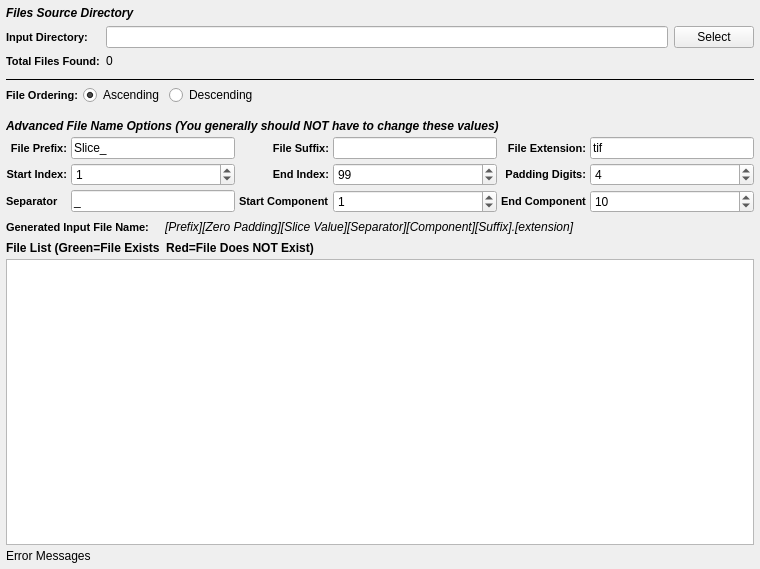
<?xml version="1.0" encoding="UTF-8"?>
<ui version="4.0">
 <class>ImportVectorImageStackWidget</class>
 <widget class="QWidget" name="ImportVectorImageStackWidget">
  <property name="geometry">
   <rect>
    <x>0</x>
    <y>0</y>
    <width>760</width>
    <height>569</height>
   </rect>
  </property>
  <property name="title" stdset="0">
   <string>Image Stack Import</string>
  </property>
  <layout class="QGridLayout" name="gridLayout_3">
   <property name="leftMargin">
    <number>6</number>
   </property>
   <property name="topMargin">
    <number>0</number>
   </property>
   <property name="rightMargin">
    <number>6</number>
   </property>
   <property name="bottomMargin">
    <number>6</number>
   </property>
   <property name="spacing">
    <number>4</number>
   </property>
   <item row="5" column="0">
    <widget class="QLabel" name="label_58">
     <property name="styleSheet">
      <string notr="true">QLabel 
{
	font-style: italic;font-weight: bold;
font-size: 12px;
}</string>
     </property>
     <property name="text">
      <string>Advanced File Name Options (You generally should NOT have to change these values)</string>
     </property>
    </widget>
   </item>
   <item row="4" column="0">
    <layout class="QGridLayout" name="gridLayout_2">
     <property name="bottomMargin">
      <number>10</number>
     </property>
     <item row="0" column="2">
      <widget class="QRadioButton" name="orderAscending">
       <property name="text">
        <string>Ascending</string>
       </property>
       <property name="checked">
        <bool>true</bool>
       </property>
      </widget>
     </item>
     <item row="0" column="1">
      <widget class="QLabel" name="label_9">
       <property name="styleSheet">
        <string notr="true">QLabel {
font-weight: bold;
font-size: 11px;
}</string>
       </property>
       <property name="text">
        <string>File Ordering:</string>
       </property>
      </widget>
     </item>
     <item row="0" column="3">
      <widget class="QRadioButton" name="orderDescending">
       <property name="text">
        <string>Descending</string>
       </property>
      </widget>
     </item>
     <item row="0" column="4">
      <spacer name="horizontalSpacer">
       <property name="orientation">
        <enum>Qt::Horizontal</enum>
       </property>
       <property name="sizeHint" stdset="0">
        <size>
         <width>40</width>
         <height>20</height>
        </size>
       </property>
      </spacer>
     </item>
    </layout>
   </item>
   <item row="3" column="0">
    <widget class="Line" name="line_9">
     <property name="frameShadow">
      <enum>QFrame::Plain</enum>
     </property>
     <property name="orientation">
      <enum>Qt::Horizontal</enum>
     </property>
    </widget>
   </item>
   <item row="8" column="0">
    <widget class="QLabel" name="label_57">
     <property name="font">
      <font>
       <weight>75</weight>
       <italic>false</italic>
       <bold>true</bold>
      </font>
     </property>
     <property name="text">
      <string>File List (Green=File Exists  Red=File Does NOT Exist)</string>
     </property>
    </widget>
   </item>
   <item row="0" column="0">
    <layout class="QGridLayout" name="widgetLayout">
     <property name="topMargin">
      <number>6</number>
     </property>
     <property name="bottomMargin">
      <number>6</number>
     </property>
     <property name="spacing">
      <number>6</number>
     </property>
     <item row="0" column="0" colspan="3">
      <widget class="QLabel" name="label_5">
       <property name="styleSheet">
        <string notr="true">QLabel 
{
	font-style: italic;font-weight: bold;
font-size: 12px;
}</string>
       </property>
       <property name="text">
        <string>Files Source Directory</string>
       </property>
      </widget>
     </item>
     <item row="1" column="0">
      <widget class="QLabel" name="label_29">
       <property name="toolTip">
        <string>The directory that contains the .ang or .ctf files</string>
       </property>
       <property name="styleSheet">
        <string notr="true">QLabel {
font-weight: bold;
font-size: 11px;
}</string>
       </property>
       <property name="text">
        <string>Input Directory:</string>
       </property>
      </widget>
     </item>
     <item row="1" column="1">
      <widget class="QtSLineEdit" name="inputDir"/>
     </item>
     <item row="1" column="2">
      <widget class="QPushButton" name="inputDirBtn">
       <property name="text">
        <string>Select</string>
       </property>
      </widget>
     </item>
     <item row="2" column="0">
      <widget class="QLabel" name="label_47">
       <property name="styleSheet">
        <string notr="true">QLabel {
font-weight: bold;
font-size: 11px;
}</string>
       </property>
       <property name="text">
        <string>Total Files Found:</string>
       </property>
      </widget>
     </item>
     <item row="2" column="1">
      <widget class="QLabel" name="totalSlices">
       <property name="text">
        <string>0</string>
       </property>
      </widget>
     </item>
    </layout>
   </item>
   <item row="10" column="0">
    <widget class="QLabel" name="errorMessage">
     <property name="text">
      <string>Error Messages</string>
     </property>
    </widget>
   </item>
   <item row="9" column="0">
    <widget class="QListWidget" name="fileListView">
     <property name="sizePolicy">
      <sizepolicy hsizetype="Expanding" vsizetype="MinimumExpanding">
       <horstretch>0</horstretch>
       <verstretch>0</verstretch>
      </sizepolicy>
     </property>
     <property name="toolTip">
      <string>The list of files that will be imported in the order they will be imported into the HDF5 Ebsd File</string>
     </property>
    </widget>
   </item>
   <item row="7" column="0">
    <layout class="QHBoxLayout" name="_6">
     <item>
      <widget class="QLabel" name="label_17">
       <property name="styleSheet">
        <string notr="true">QLabel {
font-weight: bold;
font-size: 11px;
}</string>
       </property>
       <property name="text">
        <string>Generated Input File Name:</string>
       </property>
      </widget>
     </item>
     <item>
      <spacer name="horizontalSpacer_24">
       <property name="orientation">
        <enum>Qt::Horizontal</enum>
       </property>
       <property name="sizeType">
        <enum>QSizePolicy::Fixed</enum>
       </property>
       <property name="sizeHint" stdset="0">
        <size>
         <width>12</width>
         <height>20</height>
        </size>
       </property>
      </spacer>
     </item>
     <item>
      <widget class="QLabel" name="generatedFileNameExample">
       <property name="font">
        <font>
         <italic>true</italic>
        </font>
       </property>
       <property name="text">
        <string>[Prefix][Zero Padding][Slice Value][Separator][Component][Suffix].[extension]</string>
       </property>
      </widget>
     </item>
     <item>
      <spacer name="horizontalSpacer_25">
       <property name="orientation">
        <enum>Qt::Horizontal</enum>
       </property>
       <property name="sizeHint" stdset="0">
        <size>
         <width>40</width>
         <height>20</height>
        </size>
       </property>
      </spacer>
     </item>
    </layout>
   </item>
   <item row="6" column="0">
    <layout class="QGridLayout" name="gridLayout_20">
     <item row="1" column="0">
      <widget class="QLabel" name="label_50">
       <property name="styleSheet">
        <string notr="true">QLabel {
font-weight: bold;
font-size: 11px;
}</string>
       </property>
       <property name="text">
        <string>Start Index:</string>
       </property>
       <property name="alignment">
        <set>Qt::AlignRight|Qt::AlignTrailing|Qt::AlignVCenter</set>
       </property>
      </widget>
     </item>
     <item row="1" column="1">
      <widget class="QSpinBox" name="startIndex">
       <property name="minimumSize">
        <size>
         <width>75</width>
         <height>0</height>
        </size>
       </property>
       <property name="toolTip">
        <string>Which file index to start the import at.</string>
       </property>
       <property name="maximum">
        <number>1000000</number>
       </property>
       <property name="value">
        <number>1</number>
       </property>
      </widget>
     </item>
     <item row="1" column="2">
      <widget class="QLabel" name="label_51">
       <property name="styleSheet">
        <string notr="true">QLabel {
font-weight: bold;
font-size: 11px;
}</string>
       </property>
       <property name="text">
        <string>End Index:</string>
       </property>
       <property name="alignment">
        <set>Qt::AlignRight|Qt::AlignTrailing|Qt::AlignVCenter</set>
       </property>
      </widget>
     </item>
     <item row="1" column="3">
      <widget class="QSpinBox" name="endIndex">
       <property name="minimumSize">
        <size>
         <width>75</width>
         <height>0</height>
        </size>
       </property>
       <property name="toolTip">
        <string>The file index to stop the import at. (Inclusive)</string>
       </property>
       <property name="maximum">
        <number>1000000</number>
       </property>
       <property name="value">
        <number>99</number>
       </property>
      </widget>
     </item>
     <item row="1" column="4">
      <widget class="QLabel" name="label_21">
       <property name="styleSheet">
        <string notr="true">QLabel {
font-weight: bold;
font-size: 11px;
}</string>
       </property>
       <property name="text">
        <string>Padding Digits:</string>
       </property>
       <property name="alignment">
        <set>Qt::AlignRight|Qt::AlignTrailing|Qt::AlignVCenter</set>
       </property>
      </widget>
     </item>
     <item row="1" column="5">
      <widget class="QSpinBox" name="totalDigits">
       <property name="toolTip">
        <string>The number of digits to allow for the slice index.</string>
       </property>
       <property name="value">
        <number>4</number>
       </property>
      </widget>
     </item>
     <item row="0" column="0">
      <widget class="QLabel" name="label_32">
       <property name="styleSheet">
        <string notr="true">QLabel {
font-weight: bold;
font-size: 11px;
}</string>
       </property>
       <property name="text">
        <string>File Prefix:</string>
       </property>
       <property name="alignment">
        <set>Qt::AlignRight|Qt::AlignTrailing|Qt::AlignVCenter</set>
       </property>
      </widget>
     </item>
     <item row="0" column="1">
      <widget class="QLineEdit" name="filePrefix">
       <property name="toolTip">
        <string>The front part of the input file name</string>
       </property>
       <property name="text">
        <string>Slice_</string>
       </property>
      </widget>
     </item>
     <item row="0" column="2">
      <widget class="QLabel" name="label_13">
       <property name="styleSheet">
        <string notr="true">QLabel {
font-weight: bold;
font-size: 11px;
}</string>
       </property>
       <property name="text">
        <string>File Suffix:</string>
       </property>
       <property name="alignment">
        <set>Qt::AlignRight|Qt::AlignTrailing|Qt::AlignVCenter</set>
       </property>
      </widget>
     </item>
     <item row="0" column="3">
      <widget class="QLineEdit" name="fileSuffix">
       <property name="toolTip">
        <string>The part of the filename that comes AFTER the slice index</string>
       </property>
      </widget>
     </item>
     <item row="0" column="4">
      <widget class="QLabel" name="label_56">
       <property name="styleSheet">
        <string notr="true">QLabel {
font-weight: bold;
font-size: 11px;
}</string>
       </property>
       <property name="text">
        <string>File Extension:</string>
       </property>
       <property name="alignment">
        <set>Qt::AlignRight|Qt::AlignTrailing|Qt::AlignVCenter</set>
       </property>
      </widget>
     </item>
     <item row="0" column="5">
      <widget class="QLineEdit" name="fileExt">
       <property name="toolTip">
        <string>The file extension of the input files</string>
       </property>
       <property name="text">
        <string>tif</string>
       </property>
      </widget>
     </item>
     <item row="2" column="5">
      <widget class="QSpinBox" name="endComp">
       <property name="toolTip">
        <string>The component index to stop the import at. (Inclusive)</string>
       </property>
       <property name="maximum">
        <number>1000000</number>
       </property>
       <property name="value">
        <number>10</number>
       </property>
      </widget>
     </item>
     <item row="2" column="4">
      <widget class="QLabel" name="label_8">
       <property name="styleSheet">
        <string notr="true">QLabel {
font-weight: bold;
font-size: 11px;
}</string>
       </property>
       <property name="text">
        <string>End Component</string>
       </property>
      </widget>
     </item>
     <item row="2" column="3">
      <widget class="QSpinBox" name="startComp">
       <property name="toolTip">
        <string>Which component index to start the import at.</string>
       </property>
       <property name="maximum">
        <number>1000000</number>
       </property>
       <property name="value">
        <number>1</number>
       </property>
      </widget>
     </item>
     <item row="2" column="2">
      <widget class="QLabel" name="label_7">
       <property name="styleSheet">
        <string notr="true">QLabel {
font-weight: bold;
font-size: 11px;
}</string>
       </property>
       <property name="text">
        <string>Start Component</string>
       </property>
      </widget>
     </item>
     <item row="2" column="0">
      <widget class="QLabel" name="label_10">
       <property name="styleSheet">
        <string notr="true">QLabel {
font-weight: bold;
font-size: 11px;
}</string>
       </property>
       <property name="text">
        <string>Separator</string>
       </property>
      </widget>
     </item>
     <item row="2" column="1">
      <widget class="QLineEdit" name="separator">
       <property name="text">
        <string>_</string>
       </property>
      </widget>
     </item>
    </layout>
   </item>
  </layout>
 </widget>
 <customwidgets>
  <customwidget>
   <class>QtSLineEdit</class>
   <extends>QLineEdit</extends>
   <header location="global">QtSLineEdit.h</header>
  </customwidget>
 </customwidgets>
 <tabstops>
  <tabstop>inputDir</tabstop>
  <tabstop>inputDirBtn</tabstop>
  <tabstop>filePrefix</tabstop>
  <tabstop>fileSuffix</tabstop>
  <tabstop>fileExt</tabstop>
  <tabstop>startIndex</tabstop>
  <tabstop>endIndex</tabstop>
  <tabstop>totalDigits</tabstop>
  <tabstop>fileListView</tabstop>
 </tabstops>
 <resources/>
 <connections/>
</ui>
